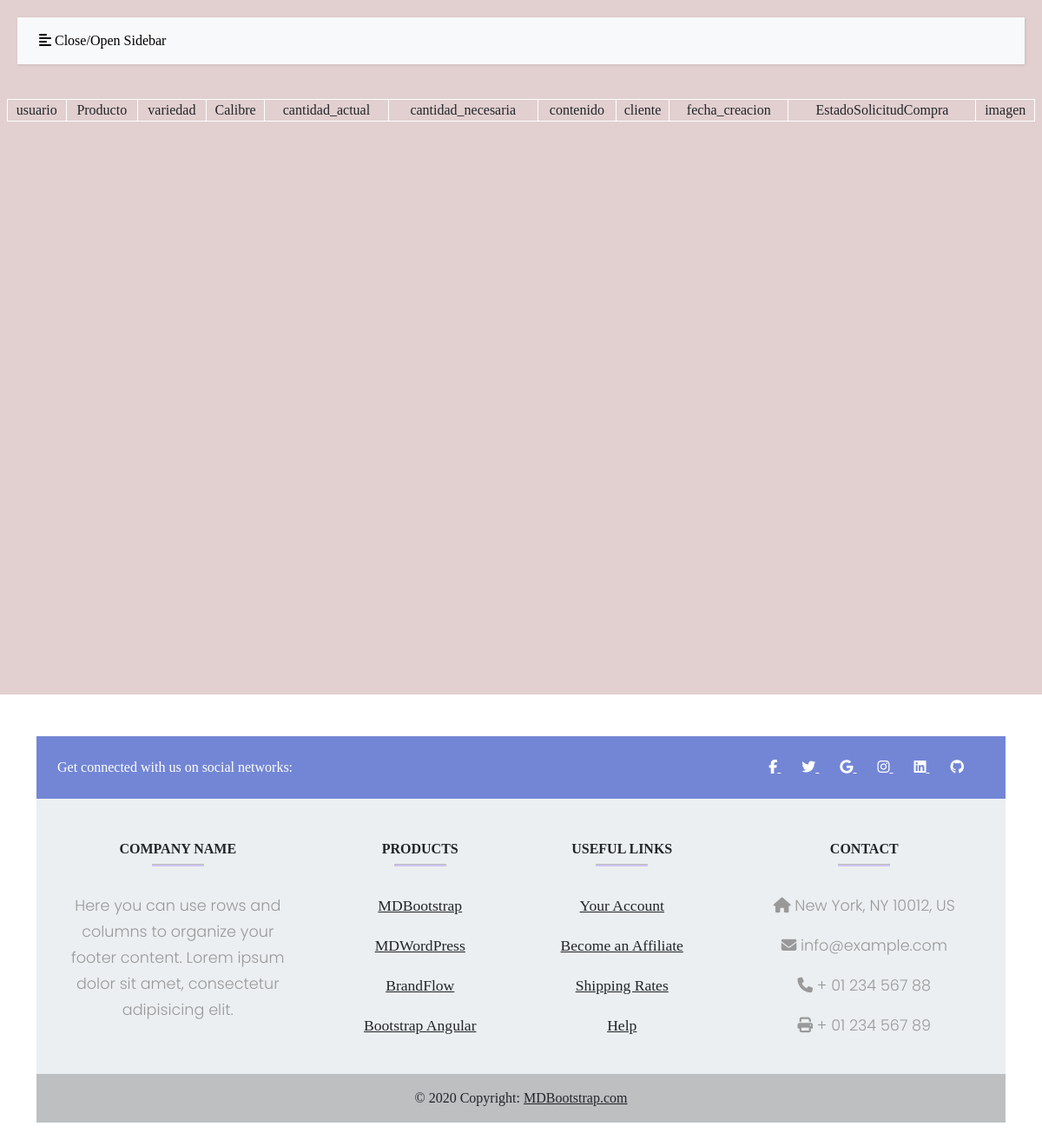
Before: /Solicitudes/ with the older database file.
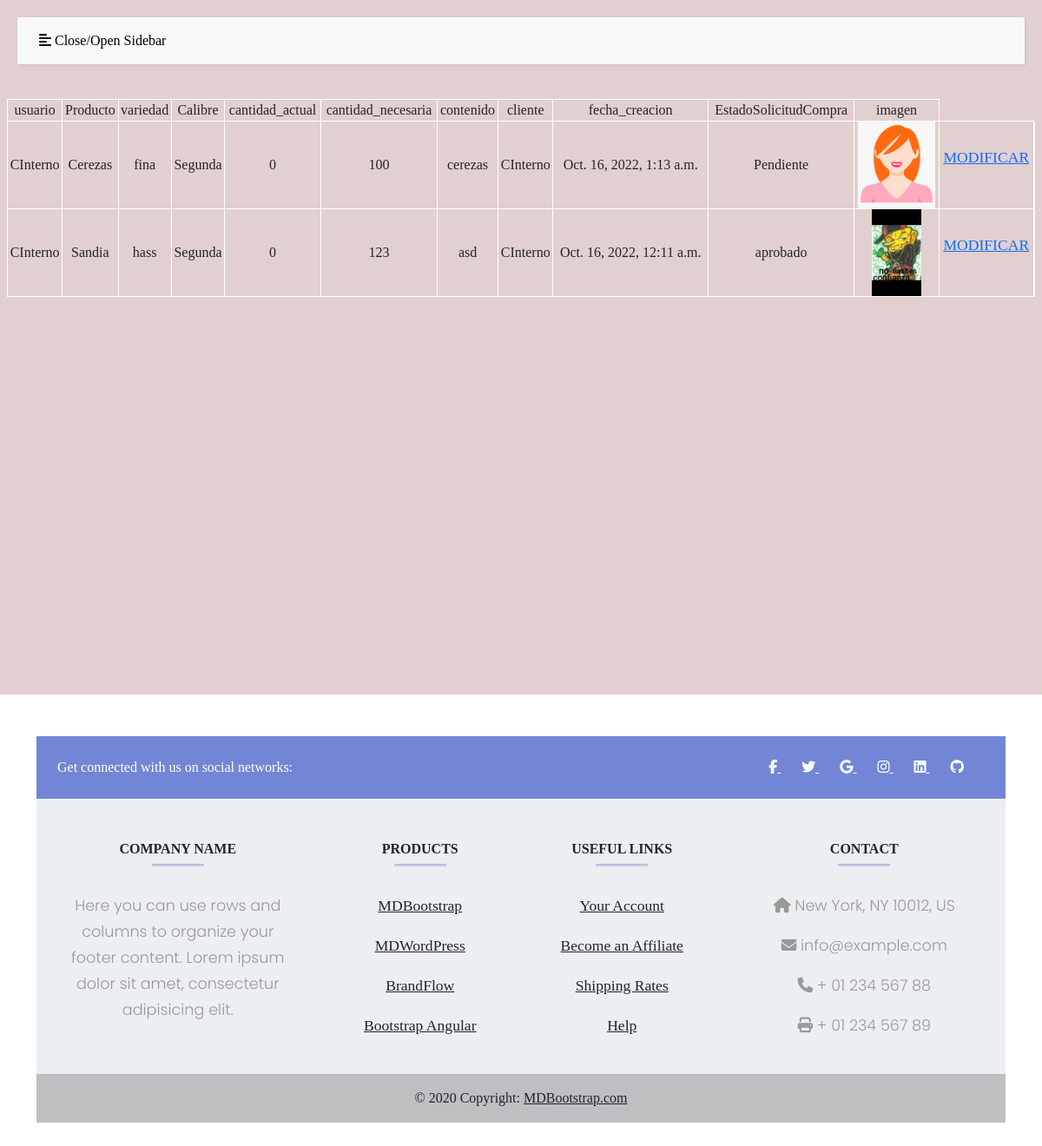
After: the same page with the newer database file.
### feriavirtualapp/models.py (models this page shows, shortened)
class Post(models.Model):
    usuario = models.ForeignKey(User, on_delete=models.CASCADE)
    producto = models.CharField(max_length=50, choices = PRODUCTOS, null=True)
    variedad = models.CharField(max_length=50, null=True)
    calibre = models.CharField(max_length=50, choices = CALIBRE, null=True,default=1)
    cantidad_actual = models.IntegerField(default=0)
    cantidad_necesaria = models.IntegerField(default=0)
    contenido = models.TextField()
    cliente = models.ForeignKey(User, on_delete=models.CASCADE,related_name='ClienteSoli')
    fecha_creacion = models.DateTimeField(default=timezone.now)
    imagen = models.ImageField(upload_to="Posts", null=True)
    EstadoSolicitud = models.CharField(max_length=50, null=True, choices=EstadoSolicitudCompra, default='3')
    class Meta:
        ordering = ['-fecha_creacion']

class User(AbstractUser):
    ROLES =(
    ("1", "Productor"),
    ("2", "Cliente externo"),
    ("3", "Cliente interno"),
    ("4", "Transportista"),
    ("5", "Consultor"),
    ("6", "Administrador"),
    ("6", "Revisor de calidad"),
    )
    rol = models.CharField(max_length=50, choices = ROLES, null=True)
    imagen = models.ImageField(upload_to="Perfil",default='default.png')
    def __str__(self):
        return f'{self.username}'

### feriavirtualapp/views.py (the view)
# urls.py: path('Solicitudes/', views.solicitudes, name='Solicitudes'),
def solicitudes(request):
    soli = Post.objects.all()
    context ={'soli':soli,}
    return render(request, 'Solicitudes.html', context)

### feriavirtualapp/templates/solicitudes.html (shortened to what this page needs)
{% extends 'baseboostrap.html' %}
{% load humanize %}
{% block content %}
<div class="main row">
    <table class="tabla col-xs-12">
        <tr class="table tr">
          <td>usuario </td>
          <td>Producto</td>
          <td>variedad</td>
          <td>Calibre</td>
          <td>cantidad_actual</td>
          <td>cantidad_necesaria</td>
          <td>contenido</td>
          <td>cliente</td>
          <td>fecha_creacion</td>
          <td>EstadoSolicitudCompra</td>
          <td>imagen</td>
        {% for s in soli %}
        <tr>
            <td>{{ s.usuario.username }}</td>
            <td>{{ s.get_producto_display }}</td>
            <td>{{ s.variedad }}</td>
            <td>{{ s.get_calibre_display }}</td>
            <td>{{ s.cantidad_actual }}</td>
            <td>{{ s.cantidad_necesaria }}</td>
            <td>{{ s.contenido }}</td>
            <td>{{ s.cliente }}</td>
            <td>{{ s.fecha_creacion }}</td>
            <td>{{ s.get_EstadoSolicitud_display }}</td>
            <td> <img  src="{{ s.imagen.url }}"> </td>
            <td><p class="boton_mod"><a  href="{% url 'modificarSolicitud' s.pk%}">MODIFICAR</a></p></td>
          </tr>
        {% endfor %}
      </table>
</div>
{% endblock %}

Changed rows visible on the page:
added Post: usuario.username "CInterno", producto "Cerezas", variedad "fina", calibre "Segunda", cantidad_actual "0", cantidad_necesaria "100", contenido "cerezas", cliente "CInterno", fecha_creacion "Oct. 16, 2022, 1:13 a.m.", EstadoSolicitud "Pendiente", imagen (picture)
added Post: usuario.username "CInterno", producto "Sandia", variedad "hass", calibre "Segunda", cantidad_actual "0", cantidad_necesaria "123", contenido "asd", cliente "CInterno", fecha_creacion "Oct. 16, 2022, 12:11 a.m.", EstadoSolicitud "aprobado", imagen (picture)
